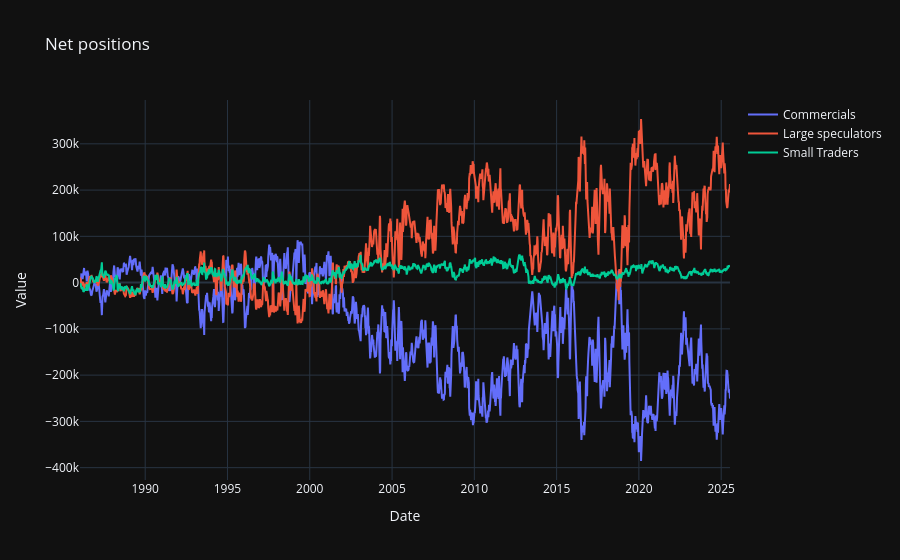

The notebook cell saved with this chart:
### Markdown cell above
### Plotting

### Code cell
import plotly.graph_objects as go

fig = go.Figure()

for col in net_positions_df.columns:
    fig.add_trace(go.Scatter(x=net_positions_df.index, y=net_positions_df[col], mode='lines', name=col))

fig.update_layout(title='Net positions', xaxis_title='Date', yaxis_title='Contratcs', template='plotly_dark')

# fig.write_html("plots/net_positions.html")
fig.show()

### Figure 1 — Plotly figure (JSON) as saved in the notebook; plotly's stock layout.template omitted (floating-point values rounded to 4 significant figures; data arrays with more than 128 entries replaced by an {"elided": "..."} marker saying what was removed)
{"data": [{"mode": "lines", "name": "Commercials", "type": "scatter", "x": {"elided": "1873 str values"}, "y": {"elided": "1873 int values"}}, {"mode": "lines", "name": "Large speculators", "type": "scatter", "x": {"elided": "1873 str values"}, "y": {"elided": "1873 int values"}}, {"mode": "lines", "name": "Small Traders", "type": "scatter", "x": {"elided": "1873 str values"}, "y": {"elided": "1873 int values"}}], "layout": {"title": {"text": "Net positions"}, "xaxis": {"title": {"text": "Date"}}, "yaxis": {"title": {"text": "Value"}}}}
